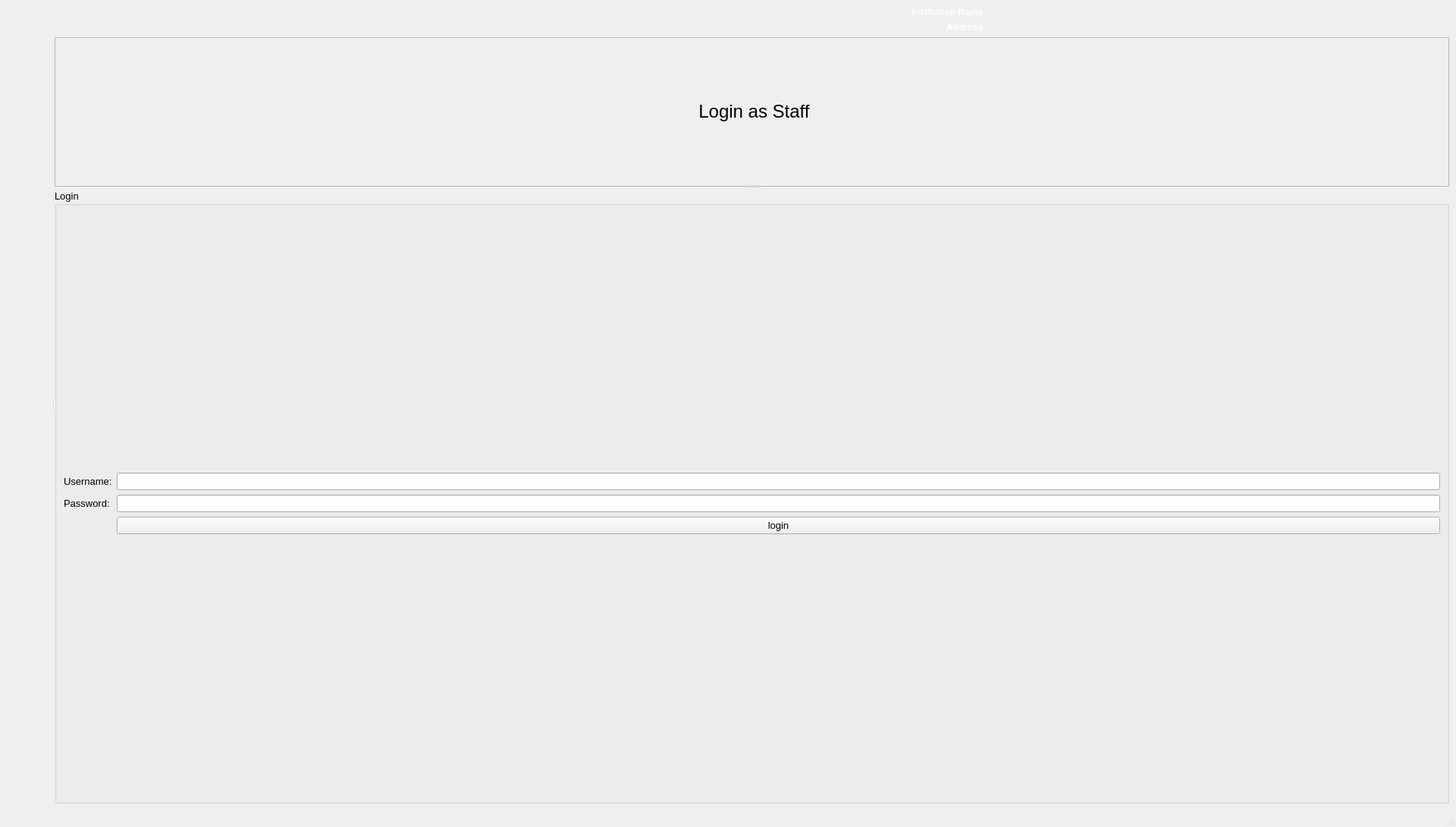
<?xml version="1.0" encoding="UTF-8"?>
<ui version="4.0">
 <class>staff_login</class>
 <widget class="QMainWindow" name="staff_login">
  <property name="geometry">
   <rect>
    <x>0</x>
    <y>0</y>
    <width>1920</width>
    <height>1090</height>
   </rect>
  </property>
  <property name="windowTitle">
   <string>Login as Staff</string>
  </property>
  <property name="windowIcon">
   <iconset resource="resources.qrc">
    <normaloff>:/new/images/icons/logoicon.ico</normaloff>:/new/images/icons/logoicon.ico</iconset>
  </property>
  <property name="styleSheet">
   <string notr="true">#centralwidget {
background-image: url(:/new/images/Images/1730959.jpg);
}</string>
  </property>
  <widget class="QWidget" name="centralwidget">
   <layout class="QVBoxLayout" name="verticalLayout_2">
    <item>
     <widget class="QSplitter" name="splitter_2">
      <property name="orientation">
       <enum>Qt::Horizontal</enum>
      </property>
      <widget class="QLabel" name="label_pic">
       <property name="autoFillBackground">
        <bool>false</bool>
       </property>
       <property name="styleSheet">
        <string notr="true">image:url(:/new/images/Images/Staff.png)</string>
       </property>
       <property name="text">
        <string/>
       </property>
       <property name="pixmap">
        <pixmap>:/images/images/user1.png</pixmap>
       </property>
       <property name="scaledContents">
        <bool>true</bool>
       </property>
      </widget>
      <widget class="QWidget" name="layoutWidget">
       <layout class="QGridLayout" name="gridLayout_2">
        <item row="0" column="0">
         <layout class="QGridLayout" name="gridLayout_6">
          <item row="0" column="0">
           <layout class="QGridLayout" name="gridLayout_4">
            <item row="0" column="0">
             <widget class="QLabel" name="label_8">
              <property name="text">
               <string/>
              </property>
             </widget>
            </item>
            <item row="0" column="1">
             <widget class="QLabel" name="inst_name">
              <property name="styleSheet">
               <string notr="true">font: 75 24pt &quot;MS Shell Dlg 2&quot;;
color:rgb(255, 255, 0);
qproperty-alignment: AlignCenter;</string>
              </property>
              <property name="text">
               <string>&lt;html&gt;&lt;head/&gt;&lt;body&gt;&lt;p align=&quot;right&quot;&gt;&lt;span style=&quot; font-weight:600; color:#ffffff;&quot;&gt;Institution Name&lt;/span&gt;&lt;/p&gt;&lt;/body&gt;&lt;/html&gt;</string>
              </property>
             </widget>
            </item>
            <item row="0" column="2">
             <widget class="QLabel" name="label_9">
              <property name="text">
               <string/>
              </property>
             </widget>
            </item>
           </layout>
          </item>
          <item row="1" column="0">
           <layout class="QGridLayout" name="gridLayout_5">
            <item row="0" column="0">
             <widget class="QLabel" name="label_10">
              <property name="text">
               <string/>
              </property>
             </widget>
            </item>
            <item row="0" column="1">
             <widget class="QLabel" name="inst_address">
              <property name="styleSheet">
               <string notr="true">font: 75 24pt &quot;MS Shell Dlg 2&quot;;
color: rgb(255, 255, 0);
qproperty-alignment: AlignCenter;</string>
              </property>
              <property name="text">
               <string>&lt;html&gt;&lt;head/&gt;&lt;body&gt;&lt;p align=&quot;right&quot;&gt;&lt;span style=&quot; font-weight:600; color:#ffffff;&quot;&gt;Address&lt;/span&gt;&lt;/p&gt;&lt;/body&gt;&lt;/html&gt;</string>
              </property>
             </widget>
            </item>
            <item row="0" column="2">
             <widget class="QLabel" name="label_11">
              <property name="text">
               <string/>
              </property>
             </widget>
            </item>
           </layout>
          </item>
         </layout>
        </item>
        <item row="1" column="0">
         <widget class="QSplitter" name="splitter">
          <property name="orientation">
           <enum>Qt::Vertical</enum>
          </property>
          <widget class="QLabel" name="label_2">
           <property name="font">
            <font>
             <family>MS Shell Dlg 2</family>
             <pointsize>18</pointsize>
             <weight>50</weight>
             <italic>false</italic>
             <bold>false</bold>
            </font>
           </property>
           <property name="styleSheet">
            <string notr="true">
font: 75 12pt &quot;MS Sans Serif&quot;;
font: 18pt &quot;MS Shell Dlg 2&quot;;</string>
           </property>
           <property name="frameShape">
            <enum>QFrame::StyledPanel</enum>
           </property>
           <property name="text">
            <string>&lt;html&gt;&lt;head/&gt;&lt;body&gt;&lt;p align=&quot;center&quot;&gt;Login as Staff&lt;/p&gt;&lt;/body&gt;&lt;/html&gt;</string>
           </property>
          </widget>
          <widget class="QGroupBox" name="groupBox">
           <property name="font">
            <font>
             <family>MS Shell Dlg 2</family>
             <pointsize>10</pointsize>
             <weight>50</weight>
             <italic>false</italic>
             <bold>false</bold>
            </font>
           </property>
           <property name="styleSheet">
            <string notr="true">font: 25 8pt &quot;Microsoft JhengHei Light&quot;;
font: 10pt &quot;MS Shell Dlg 2&quot;;</string>
           </property>
           <property name="title">
            <string>Login</string>
           </property>
           <layout class="QVBoxLayout" name="verticalLayout">
            <item>
             <layout class="QGridLayout" name="gridLayout">
              <item row="0" column="0">
               <widget class="QLabel" name="label_3">
                <property name="font">
                 <font>
                  <pointsize>10</pointsize>
                 </font>
                </property>
                <property name="styleSheet">
                 <string notr="true">font: 75 8pt &quot;MS Shell Dlg 2&quot;;
font: 10pt &quot;MS Shell Dlg 2&quot;;</string>
                </property>
                <property name="text">
                 <string>Username:</string>
                </property>
               </widget>
              </item>
              <item row="0" column="1">
               <widget class="QLineEdit" name="staff_username">
                <property name="font">
                 <font>
                  <family>MS Shell Dlg 2</family>
                  <pointsize>10</pointsize>
                  <weight>50</weight>
                  <italic>false</italic>
                  <bold>false</bold>
                 </font>
                </property>
                <property name="toolTip">
                 <string>&lt;html&gt;&lt;head/&gt;&lt;body&gt;&lt;p&gt;&lt;span style=&quot; font-size:9pt;&quot;&gt;Rules:&lt;/span&gt;&lt;/p&gt;&lt;p&gt;&lt;span style=&quot; font-size:9pt;&quot;&gt;Usernames can consist of lowercase and capitals&lt;/span&gt;&lt;/p&gt;&lt;p&gt;&lt;span style=&quot; font-size:9pt;&quot;&gt;Usernames can consist of alphanumeric characters&lt;/span&gt;&lt;/p&gt;&lt;p&gt;&lt;span style=&quot; font-size:9pt;&quot;&gt;Usernames can consist of underscore and hyphens and spaces&lt;/span&gt;&lt;/p&gt;&lt;p&gt;&lt;span style=&quot; font-size:9pt;&quot;&gt;Cannot be two underscores, two hypens or two spaces in a row&lt;/span&gt;&lt;/p&gt;&lt;p&gt;&lt;span style=&quot; font-size:9pt;&quot;&gt;Cannot have a underscore, hypen or space at the start or end&lt;/span&gt;&lt;/p&gt;&lt;p&gt;&lt;br/&gt;&lt;/p&gt;&lt;/body&gt;&lt;/html&gt;</string>
                </property>
                <property name="styleSheet">
                 <string notr="true"/>
                </property>
               </widget>
              </item>
              <item row="1" column="0">
               <widget class="QLabel" name="label">
                <property name="font">
                 <font>
                  <pointsize>10</pointsize>
                 </font>
                </property>
                <property name="styleSheet">
                 <string notr="true">font: 75 8pt &quot;MS Shell Dlg 2&quot;;
font: 10pt &quot;MS Shell Dlg 2&quot;;</string>
                </property>
                <property name="text">
                 <string>Password:</string>
                </property>
               </widget>
              </item>
              <item row="1" column="1">
               <widget class="QLineEdit" name="staff_password">
                <property name="font">
                 <font>
                  <family>MS Shell Dlg 2</family>
                  <pointsize>10</pointsize>
                  <weight>50</weight>
                  <italic>false</italic>
                  <bold>false</bold>
                 </font>
                </property>
                <property name="toolTip">
                 <string>&lt;html&gt;&lt;head/&gt;&lt;body&gt;&lt;p&gt;Rules:&lt;/p&gt;&lt;p&gt;6 to 20 characters&lt;/p&gt;&lt;p&gt;Must contain at least one digit;&lt;/p&gt;&lt;p&gt;Must contain at least one letter (case insensitive);&lt;/p&gt;&lt;p&gt;Can contain the following characters: ! @ # $ % &amp;amp; *&lt;/p&gt;&lt;p&gt;&lt;br/&gt;&lt;/p&gt;&lt;/body&gt;&lt;/html&gt;</string>
                </property>
                <property name="echoMode">
                 <enum>QLineEdit::Password</enum>
                </property>
               </widget>
              </item>
              <item row="2" column="1">
               <widget class="QPushButton" name="loginStaff">
                <property name="font">
                 <font>
                  <pointsize>10</pointsize>
                 </font>
                </property>
                <property name="mouseTracking">
                 <bool>true</bool>
                </property>
                <property name="toolTip">
                 <string>Login</string>
                </property>
                <property name="text">
                 <string>login</string>
                </property>
               </widget>
              </item>
             </layout>
            </item>
           </layout>
          </widget>
         </widget>
        </item>
       </layout>
      </widget>
     </widget>
    </item>
   </layout>
  </widget>
  <widget class="QStatusBar" name="statusbar"/>
 </widget>
 <resources>
  <include location="resources.qrc"/>
 </resources>
 <connections/>
</ui>
